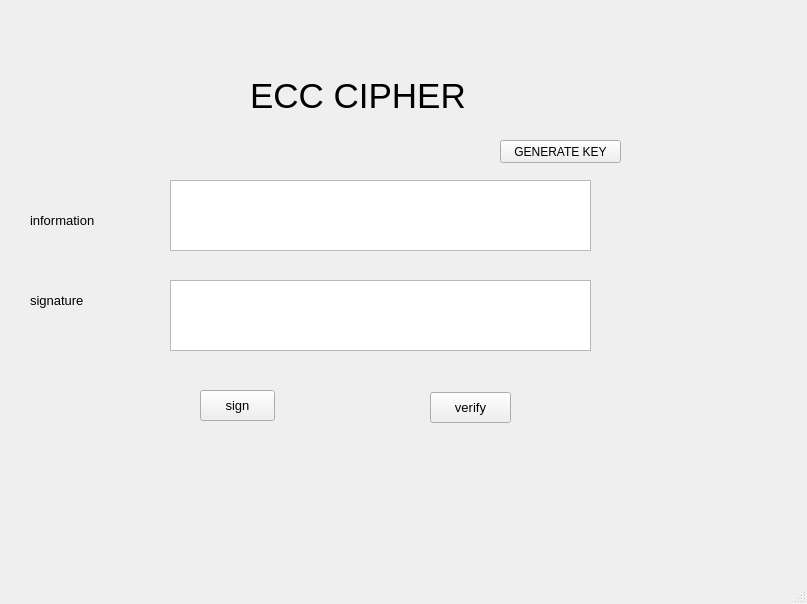
<?xml version="1.0" encoding="UTF-8"?>
<ui version="4.0">
 <class>MainWindow</class>
 <widget class="QMainWindow" name="MainWindow">
  <property name="geometry">
   <rect>
    <x>0</x>
    <y>0</y>
    <width>807</width>
    <height>604</height>
   </rect>
  </property>
  <property name="windowTitle">
   <string>MainWindow</string>
  </property>
  <widget class="QWidget" name="centralwidget">
   <widget class="QTextEdit" name="txt_signature">
    <property name="geometry">
     <rect>
      <x>170</x>
      <y>280</y>
      <width>421</width>
      <height>71</height>
     </rect>
    </property>
   </widget>
   <widget class="QPushButton" name="btn_verify">
    <property name="geometry">
     <rect>
      <x>430</x>
      <y>392</y>
      <width>81</width>
      <height>31</height>
     </rect>
    </property>
    <property name="font">
     <font>
      <pointsize>10</pointsize>
     </font>
    </property>
    <property name="text">
     <string>verify</string>
    </property>
   </widget>
   <widget class="QLabel" name="label_4">
    <property name="geometry">
     <rect>
      <x>30</x>
      <y>200</y>
      <width>91</width>
      <height>41</height>
     </rect>
    </property>
    <property name="font">
     <font>
      <pointsize>10</pointsize>
     </font>
    </property>
    <property name="text">
     <string>information</string>
    </property>
   </widget>
   <widget class="QPushButton" name="btn_sign">
    <property name="geometry">
     <rect>
      <x>200</x>
      <y>390</y>
      <width>75</width>
      <height>31</height>
     </rect>
    </property>
    <property name="font">
     <font>
      <pointsize>10</pointsize>
     </font>
    </property>
    <property name="text">
     <string>sign</string>
    </property>
   </widget>
   <widget class="QPushButton" name="btn_generatekeys">
    <property name="geometry">
     <rect>
      <x>500</x>
      <y>140</y>
      <width>121</width>
      <height>23</height>
     </rect>
    </property>
    <property name="text">
     <string>GENERATE KEY</string>
    </property>
   </widget>
   <widget class="QLabel" name="label_5">
    <property name="geometry">
     <rect>
      <x>30</x>
      <y>290</y>
      <width>81</width>
      <height>21</height>
     </rect>
    </property>
    <property name="font">
     <font>
      <pointsize>10</pointsize>
     </font>
    </property>
    <property name="text">
     <string>signature</string>
    </property>
   </widget>
   <widget class="QTextEdit" name="txt_infor">
    <property name="geometry">
     <rect>
      <x>170</x>
      <y>180</y>
      <width>421</width>
      <height>71</height>
     </rect>
    </property>
   </widget>
   <widget class="QLabel" name="label_3">
    <property name="geometry">
     <rect>
      <x>250</x>
      <y>40</y>
      <width>251</width>
      <height>111</height>
     </rect>
    </property>
    <property name="font">
     <font>
      <pointsize>26</pointsize>
     </font>
    </property>
    <property name="text">
     <string>ECC CIPHER</string>
    </property>
   </widget>
  </widget>
  <widget class="QMenuBar" name="menubar">
   <property name="geometry">
    <rect>
     <x>0</x>
     <y>0</y>
     <width>807</width>
     <height>26</height>
    </rect>
   </property>
  </widget>
  <widget class="QStatusBar" name="statusbar"/>
 </widget>
 <resources/>
 <connections/>
</ui>
